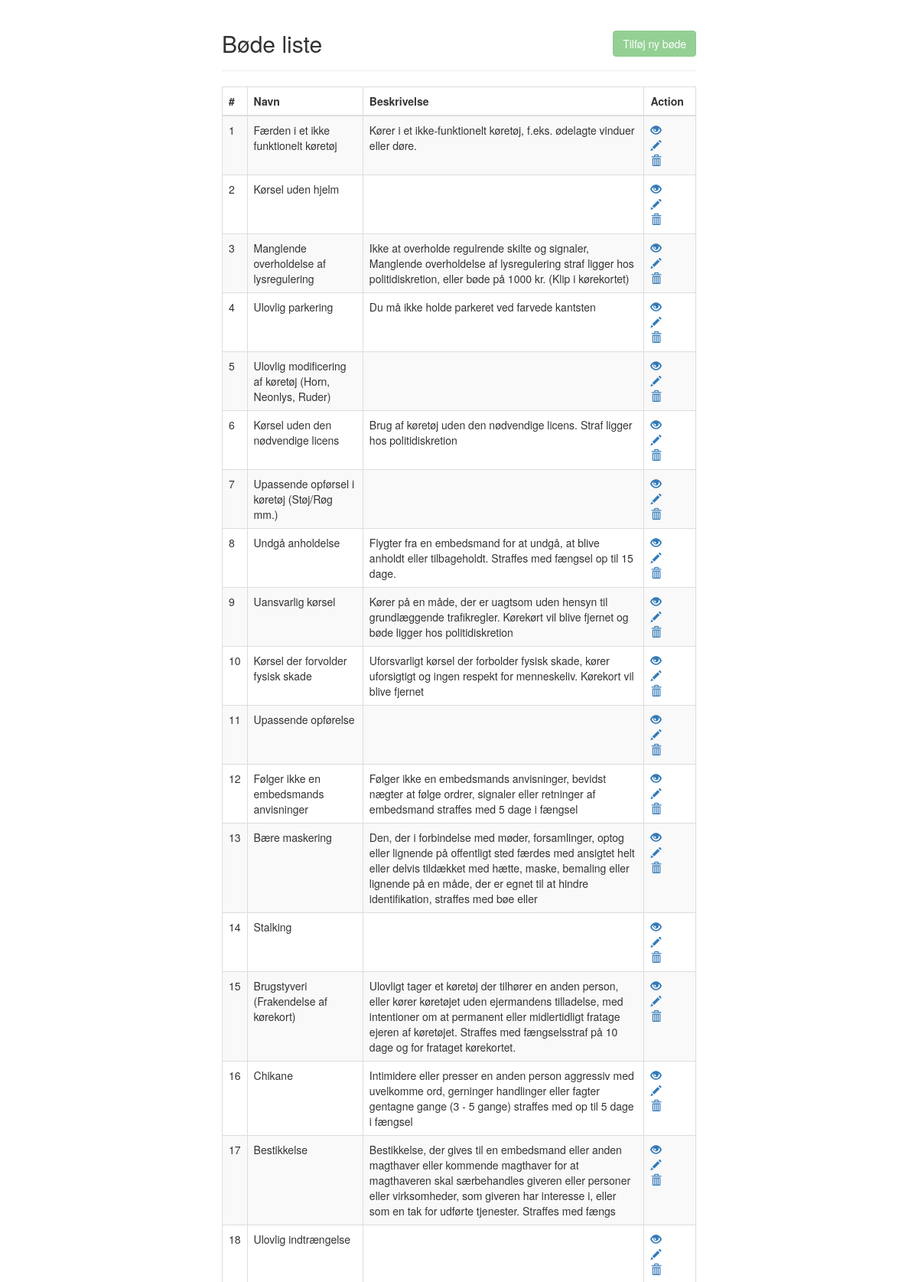
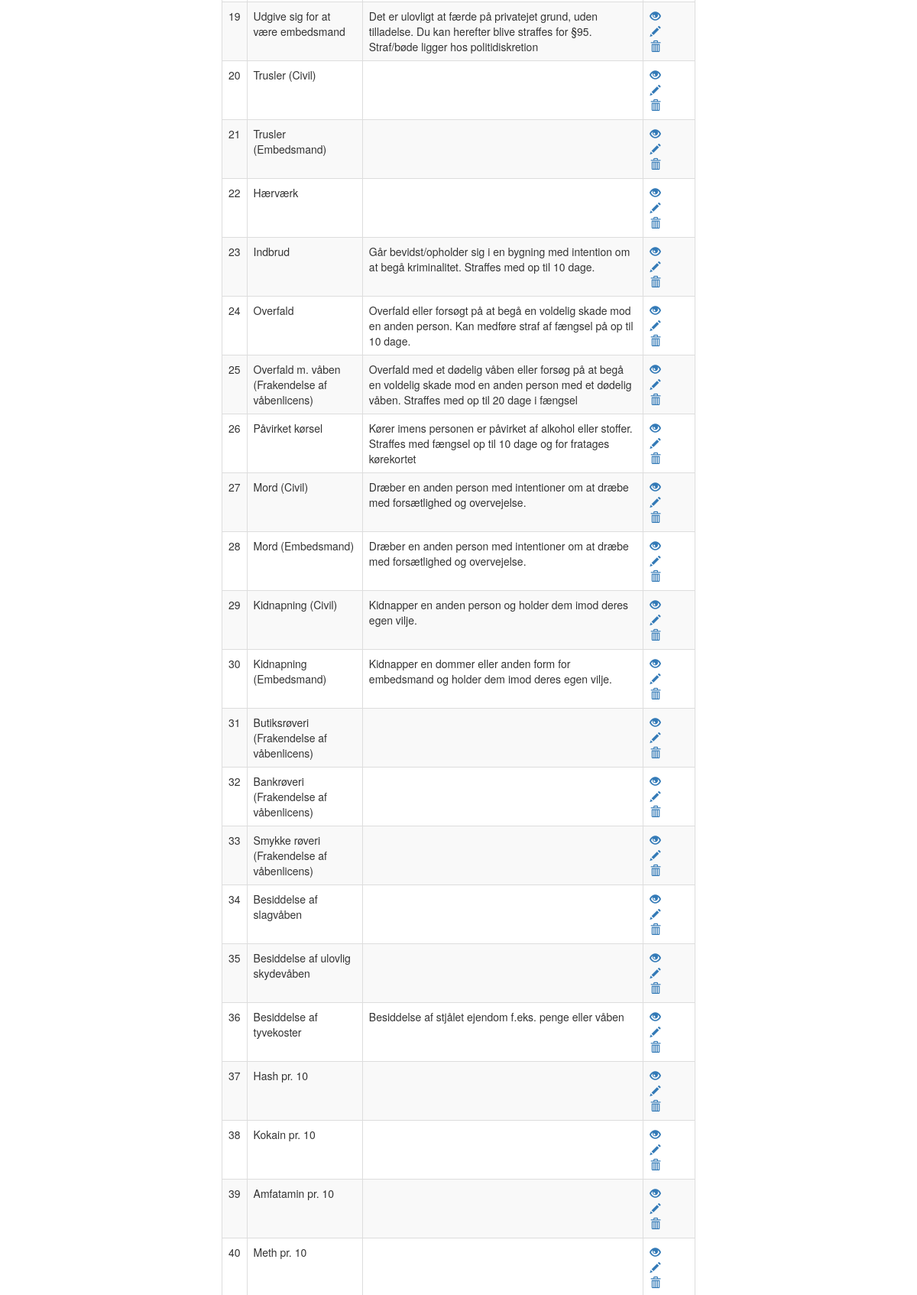
The app's page /admin/index.php (upper part) with its own data (2 pictures, top to bottom).
### admin/index.php (the view, shortened to what this page needs)
<!DOCTYPE html>
<html lang="en">
<head>
    <link rel="stylesheet" href="https://maxcdn.bootstrapcdn.com/bootstrap/3.3.7/css/bootstrap.css">
</head>
<body>
    <div class="wrapper">
        <div class="container-fluid">
            <div class="row">
                <div class="col-md-12">
                    <div class="page-header clearfix">
                        <h2 class="pull-left">Bøde liste</h2>
                        <a href="create.php" class="btn btn-success pull-right" disabled>Tilføj ny bøde</a>
                    </div>
                    <?php
                    require_once "../lib/config.php";
                    $sql = "SELECT * FROM bøder";
                    if($result = mysqli_query($link, $sql)){
                        if(mysqli_num_rows($result) > 0){
                            echo "<table class='table table-bordered table-striped'>";
                                echo "<thead>";
                                    echo "<tr>";
                                        echo "<th>#</th>";
                                        echo "<th>Navn</th>";
                                        echo "<th>Beskrivelse</th>";
                                        echo "<th>Action</th>";
                                    echo "</tr>";
                                echo "</thead>";
                                echo "<tbody>";
                                while($row = mysqli_fetch_array($result)){
                                    echo "<tr>";
                                        echo "<td>" . $row['id'] . "</td>";
                                        echo "<td>" . $row['navn'] . "</td>";
                                        echo "<td>" . $row['beskrivelse'] . "</td>";
                                        echo "<td>";
                                            echo "<a href='read.php?id=". $row['id'] ."' title='View Record' data-toggle='tooltip'><span class='glyphicon glyphicon-eye-open'></span></a>";
                                            echo "<a href='update.php?id=". $row['id'] ."' title='Update Record' data-toggle='tooltip'><span class='glyphicon glyphicon-pencil'></span></a>";
                                            echo "<a href='delete.php?id=". $row['id'] ."' title='Delete Record' data-toggle='tooltip'><span class='glyphicon glyphicon-trash'></span></a>";
                                        echo "</td>";
                                    echo "</tr>";
                                }
                                echo "</tbody>";
                            echo "</table>";
                        } else{
                            echo "<p class='lead'><em>No records were found.</em></p>";
                        }
                    } else{
                        echo "ERROR: Could not able to execute $sql. " . mysqli_error($link);
                    }
                    ?>
                </div>
            </div>
        </div>
    </div>
</body>
</html>

### admin/index.php (style rules this page uses)
.wrapper { width: 650px; margin: 0 auto; }
.page-header h2 { margin-top: 0; }
table tr td:last-child a { margin-right: 15px; }

### records on screen
bøder: id "1", navn "Færden i et ikke funktionelt køretøj", beskrivelse "Kører i et ikke-funktionelt køretøj, f.eks. ødelagte vinduer eller døre."
bøder: id "2", navn "Kørsel uden hjelm"
bøder: id "3", navn "Manglende overholdelse af lysregulering", beskrivelse "Ikke at overholde regulrende skilte og signaler, Manglende overholdelse af lysregulering straf ligger hos politidiskretion, eller bøde på 1000 kr. (Klip i kørekortet)"
bøder: id "4", navn "Ulovlig parkering", beskrivelse "Du må ikke holde parkeret ved farvede kantsten"
bøder: id "5", navn "Ulovlig modificering af køretøj (Horn, Neonlys, Ruder)"
bøder: id "6", navn "Kørsel uden den nødvendige licens", beskrivelse "Brug af køretøj uden den nødvendige licens. Straf ligger hos politidiskretion"
bøder: id "7", navn "Upassende opførsel i køretøj (Støj/Røg mm.)"
bøder: id "8", navn "Undgå anholdelse", beskrivelse "Flygter fra en embedsmand for at undgå, at blive anholdt eller tilbageholdt. Straffes med fængsel op til 15 dage."
bøder: id "9", navn "Uansvarlig kørsel", beskrivelse "Kører på en måde, der er uagtsom uden hensyn til grundlæggende trafikregler. Kørekørt vil blive fjernet og bøde ligger hos politidiskretion"
bøder: id "10", navn "Kørsel der forvolder fysisk skade", beskrivelse "Uforsvarligt kørsel der forbolder fysisk skade, kører uforsigtigt og ingen respekt for menneskeliv. Kørekort vil blive fjernet"
bøder: id "11", navn "Upassende opførelse"
bøder: id "12", navn "Følger ikke en embedsmands anvisninger", beskrivelse "Følger ikke en embedsmands anvisninger, bevidst nægter at følge ordrer, signaler eller retninger af embedsmand straffes med 5 dage i fængsel"
bøder: id "13", navn "Bære maskering", beskrivelse "Den, der i forbindelse med møder, forsamlinger, optog eller lignende på offentligt sted færdes med ansigtet helt eller delvis tildækket med hætte, maske, bemaling eller lignende på en måde, der er egnet til at hindre identifikation, straffes med bøe eller"
bøder: id "14", navn "Stalking"
bøder: id "15", navn "Brugstyveri (Frakendelse af kørekort)", beskrivelse "Ulovligt tager et køretøj der tilhører en anden person, eller kører køretøjet uden ejermandens tilladelse, med intentioner om at permanent eller midlertidligt fratage ejeren af køretøjet. Straffes med fængselsstraf på 10 dage og for frataget kørekortet."
bøder: id "16", navn "Chikane", beskrivelse "Intimidere eller presser en anden person aggressiv med uvelkomme ord, gerninger handlinger eller fagter gentagne gange (3 - 5 gange) straffes med op til 5 dage i fængsel"
bøder: id "17", navn "Bestikkelse", beskrivelse "Bestikkelse, der gives til en embedsmand eller anden magthaver eller kommende magthaver for at magthaveren skal særbehandles giveren eller personer eller virksomheder, som giveren har interesse i, eller som en tak for udførte tjenester. Straffes med fængs"
bøder: id "18", navn "Ulovlig indtrængelse"
bøder: id "19", navn "Udgive sig for at være embedsmand", beskrivelse "Det er ulovligt at færde på privatejet grund, uden tilladelse. Du kan herefter blive straffes for §95. Straf/bøde ligger hos politidiskretion"
bøder: id "20", navn "Trusler (Civil)"
bøder: id "21", navn "Trusler (Embedsmand)"
bøder: id "22", navn "Hærværk"
bøder: id "23", navn "Indbrud", beskrivelse "Går bevidst/opholder sig i en bygning med intention om at begå kriminalitet. Straffes med op til 10 dage."
bøder: id "24", navn "Overfald", beskrivelse "Overfald eller forsøgt på at begå en voldelig skade mod en anden person. Kan medføre straf af fængsel på op til 10 dage."
bøder: id "25", navn "Overfald m. våben (Frakendelse af våbenlicens)", beskrivelse "Overfald med et dødelig våben eller forsøg på at begå en voldelig skade mod en anden person med et dødelig våben. Straffes med op til 20 dage i fængsel"
bøder: id "26", navn "Påvirket kørsel", beskrivelse "Kører imens personen er påvirket af alkohol eller stoffer. Straffes med fængsel op til 10 dage og for fratages kørekortet"
bøder: id "27", navn "Mord (Civil)", beskrivelse "Dræber en anden person med intentioner om at dræbe med forsætlighed og overvejelse."
bøder: id "28", navn "Mord (Embedsmand)", beskrivelse "Dræber en anden person med intentioner om at dræbe med forsætlighed og overvejelse."
bøder: id "29", navn "Kidnapning (Civil)", beskrivelse "Kidnapper en anden person og holder dem imod deres egen vilje."
bøder: id "30", navn "Kidnapning (Embedsmand)", beskrivelse "Kidnapper en dommer eller anden form for embedsmand og holder dem imod deres egen vilje."
bøder: id "31", navn "Butiksrøveri (Frakendelse af våbenlicens)"
bøder: id "32", navn "Bankrøveri (Frakendelse af våbenlicens)"
bøder: id "33", navn "Smykke røveri (Frakendelse af våbenlicens)"
bøder: id "34", navn "Besiddelse af slagvåben"
bøder: id "35", navn "Besiddelse af ulovlig skydevåben"
bøder: id "36", navn "Besiddelse af tyvekoster", beskrivelse "Besiddelse af stjålet ejendom f.eks. penge eller våben"
bøder: id "37", navn "Hash pr. 10"
bøder: id "38", navn "Kokain pr. 10"
bøder: id "39", navn "Amfatamin pr. 10"
bøder: id "40", navn "Meth pr. 10"
